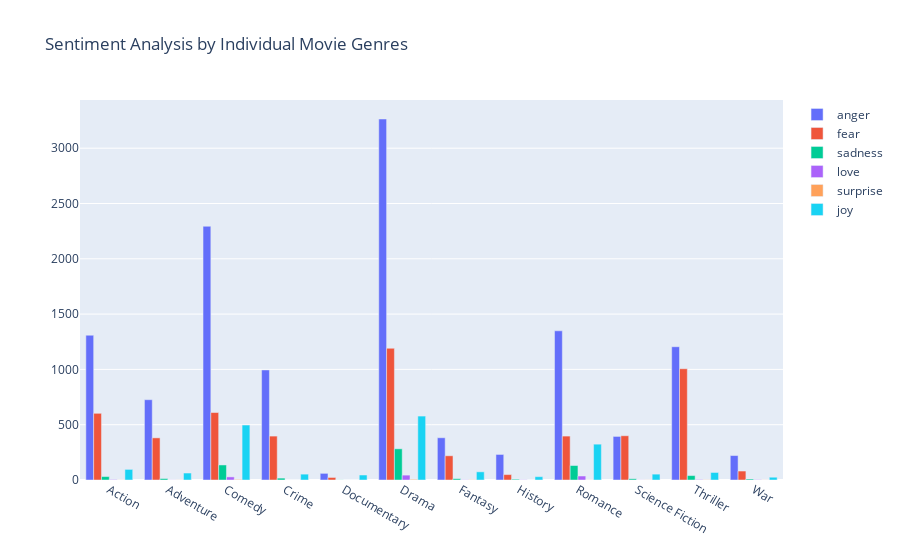

Source (notebook cell):
### Code cell
import plotly.graph_objects as go
import pandas as pd
genres_of_interest = ['Action', 'Adventure', "Drama", "Crime", "Comedy", "Romance", "Thriller", "War", "Fantasy", "History", "Science Fiction", "Documentary"]

all_genres = []
for index, row in merged_df.iterrows():
    genres = row['genres'].split(',')
    for genre in genres:
        if genre in genres_of_interest:
            all_genres.append({'Genre': genre, 'Emotion': row['most_frequent_emotion_x']})

flattened_df = pd.DataFrame(all_genres)

sentiment_count = flattened_df.groupby(['Genre', 'Emotion']).size().unstack().fillna(0)

fig = go.Figure(data=[
    go.Bar(name='anger', x=sentiment_count.index, y=sentiment_count['anger']),
    go.Bar(name='fear', x=sentiment_count.index, y=sentiment_count['fear']),
    go.Bar(name='sadness', x=sentiment_count.index, y=sentiment_count['sadness']),
    go.Bar(name='love', x=sentiment_count.index, y=sentiment_count['love']),
    go.Bar(name='surprise', x=sentiment_count.index, y=sentiment_count['surprise']),
    go.Bar(name='joy', x=sentiment_count.index, y=sentiment_count['joy'])
])

fig.update_layout(barmode='group', title='Sentiment Analysis by Individual Movie Genres')

fig.show()
fig_json = fig.to_json()

with open('figures/emotion_genres_hist.json', 'w') as json_file:
    json.dump(json.loads(fig_json), json_file, indent=4)

### Figure 1 — Plotly figure (JSON) as saved in the notebook; plotly's stock layout.template omitted (floating-point values rounded to 4 significant figures)
{"data": [{"name": "anger", "type": "bar", "x": ["Action", "Adventure", "Comedy", "Crime", "Documentary", "Drama", "Fantasy", "History", "Romance", "Science Fiction", "Thriller", "War"], "y": [1309, 726, 2294, 995, 60, 3264, 382, 231, 1349, 394, 1205, 221]}, {"name": "fear", "type": "bar", "x": ["Action", "Adventure", "Comedy", "Crime", "Documentary", "Drama", "Fantasy", "History", "Romance", "Science Fiction", "Thriller", "War"], "y": [603, 381, 610, 397, 23, 1191, 219, 49, 397, 400, 1006, 81]}, {"name": "sadness", "type": "bar", "x": ["Action", "Adventure", "Comedy", "Crime", "Documentary", "Drama", "Fantasy", "History", "Romance", "Science Fiction", "Thriller", "War"], "y": [31, 13, 136, 17, 1, 282, 12, 7, 131, 11, 40, 9]}, {"name": "love", "type": "bar", "x": ["Action", "Adventure", "Comedy", "Crime", "Documentary", "Drama", "Fantasy", "History", "Romance", "Science Fiction", "Thriller", "War"], "y": [4, 1, 28, 0, 0, 44, 2, 2, 36, 1, 4, 3]}, {"name": "surprise", "type": "bar", "x": ["Action", "Adventure", "Comedy", "Crime", "Documentary", "Drama", "Fantasy", "History", "Romance", "Science Fiction", "Thriller", "War"], "y": [1, 1, 5, 0, 0, 6, 2, 0, 1, 1, 2, 1]}, {"name": "joy", "type": "bar", "x": ["Action", "Adventure", "Comedy", "Crime", "Documentary", "Drama", "Fantasy", "History", "Romance", "Science Fiction", "Thriller", "War"], "y": [96, 63, 497, 53, 45, 578, 74, 30, 324, 53, 68, 25]}], "layout": {"barmode": "group", "title": {"text": "Sentiment Analysis by Individual Movie Genres"}}}
